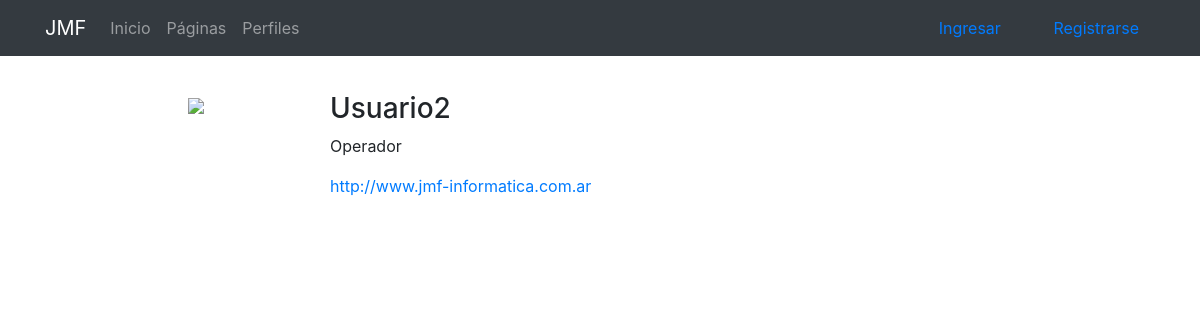
/profiles/Usuario2/, run on the app's committed database.
### registration/models.py (models this page shows)
class Profile(models.Model):
    user= models.OneToOneField(User, on_delete=models.CASCADE)
    avatar = models.ImageField(upload_to=custom_upload_to, null=True, blank=True)
    bio = models.TextField(null=True, blank=True)
    link=models.URLField(max_length=200,null=True,blank=True)

### profiles/views.py (the view)
# urls.py: path('<username>/', ProfileDetail.as_view(), name='profiles_detail'),
class ProfileDetail(DetailView):
    model=Profile
    template_name='profiles/profiles_detail.html'
    def get_object(self):
        return get_object_or_404(Profile, user__username=self.kwargs['username'])

### profiles/templates/profiles/profiles_detail.html (shortened to what this page needs)
{% extends 'core/base.html' %}
{% load static %}
{% block content %}
<main role="main">
  <div class="container">
    <div class="row mt-3">
      <div class="col-md-9 mx-auto mb-5">
          <div class="row">
            <div class="col-md-2">
              {% if profile.avatar %}
                <img src="{{profile.avatar.url}}" class="img-fluid">
              {% else %}
                <img src="{% static 'registration/img/no-avatar.jpg' %}" class="img-fluid">
              {% endif %}
            </div>
            <div class="col-md-10">
              <h3>{{profile.user}}</h3>
              {% if profile.bio %} <p> {{profile.bio}} </p> {% endif %}
              {% if profile.link %} <p><a href="{{profile.link}}" target="_blank"> {{profile.link}} </a> </p> {% endif %}
            </div>
          </div>
        </div>
      </div>
</main>
{% endblock %}

### core/static/core/css/main.css (style rules this page uses)
main { padding-top: 20px; }
:root { --jumbotron-padding-y: 3rem; }

### data on the page
Profile: user "Usuario2", bio "Operador", link "http://www.jmf-informatica.com.ar"
